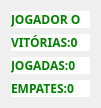
  <widget class="QWidget" name="gridLayoutWidget_2">
   <property name="geometry">
    <rect>
     <x>820</x>
     <y>30</y>
     <width>101</width>
     <height>96</height>
    </rect>
   </property>
   <layout class="QGridLayout" name="gridLayout_2">
    <item row="4" column="0">
     <widget class="QLabel" name="label_7">
      <property name="font">
       <font>
        <family>arial 13</family>
        <pointsize>-1</pointsize>
        <weight>75</weight>
        <bold>true</bold>
       </font>
      </property>
      <property name="styleSheet">
       <string notr="true">background:white;
color:green;
font-size: 12px;
font-weigth:bold;
font-family:arial bold;
</string>
      </property>
      <property name="text">
       <string>EMPATES:0</string>
      </property>
     </widget>
    </item>
    <item row="3" column="0">
     <widget class="QLabel" name="label_8">
      <property name="font">
       <font>
        <family>arial 13</family>
        <pointsize>-1</pointsize>
        <weight>75</weight>
        <bold>true</bold>
       </font>
      </property>
      <property name="styleSheet">
       <string notr="true">background:white;
color:green;
font-size: 12px;
font-weigth:bold;
font-family:arial bold;
</string>
      </property>
      <property name="text">
       <string>JOGADAS:0</string>
      </property>
     </widget>
    </item>
    <item row="1" column="0">
     <widget class="QLabel" name="label_6">
      <property name="font">
       <font>
        <family>arial 13</family>
        <pointsize>-1</pointsize>
        <weight>75</weight>
        <bold>true</bold>
       </font>
      </property>
      <property name="styleSheet">
       <string notr="true">background:white;
color:green;
font-size: 12px;
font-weigth:bold;
font-family:arial bold;
</string>
      </property>
      <property name="text">
       <string>JOGADOR O</string>
      </property>
     </widget>
    </item>
    <item row="2" column="0">
     <widget class="QLabel" name="label_9">
      <property name="font">
       <font>
        <family>arial 13</family>
        <pointsize>-1</pointsize>
        <weight>75</weight>
        <bold>true</bold>
       </font>
      </property>
      <property name="styleSheet">
       <string notr="true">background:white;
color:green;
font-size: 12px;
font-weigth:bold;
font-family:arial bold;
</string>
      </property>
      <property name="text">
       <string>VITÓRIAS:0</string>
      </property>
     </widget>
    </item>
   </layout>
  </widget>
